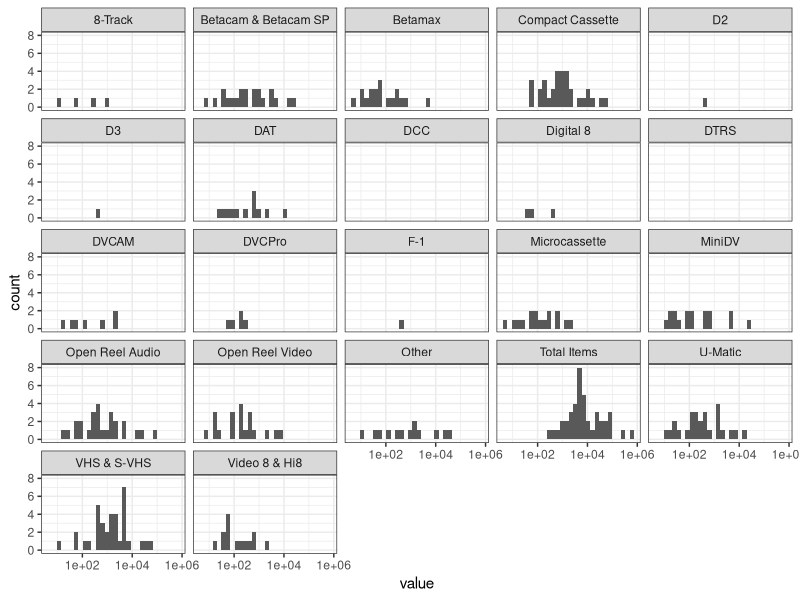
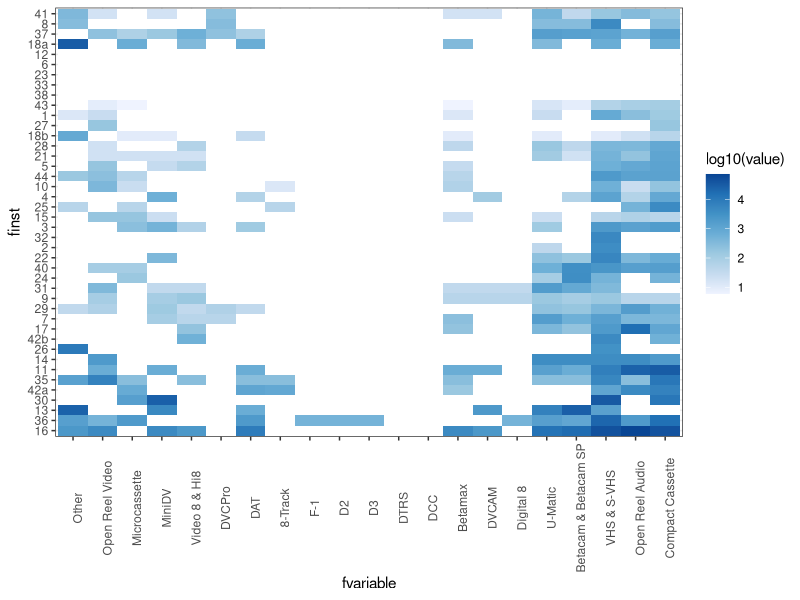
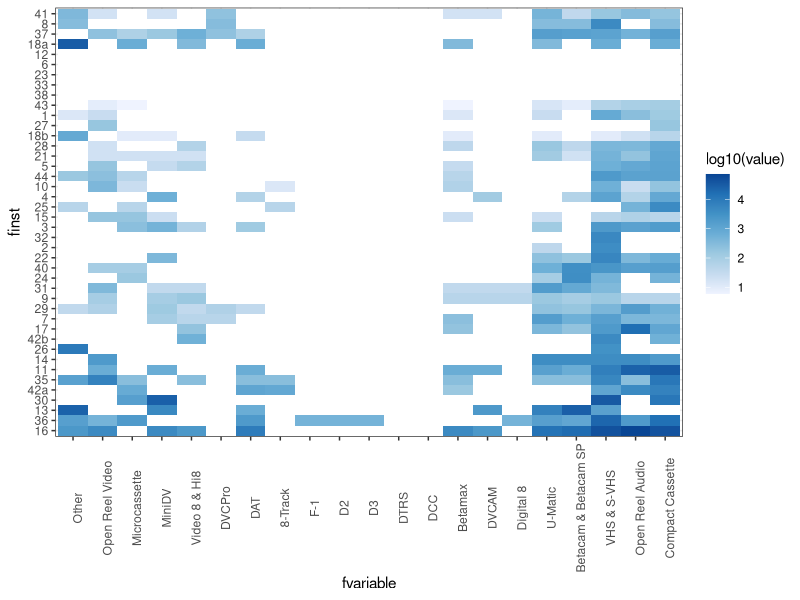

Recreate these plots in R, in order.
library(tidyverse)

datar <- read_csv("RESULTS_V2_181209_Magnetic Media Survey - Some Calculations.csv") %>%
    filter(complete.cases(.)) 

pdatar <- datar %>% 
    gather(variable,value,-`Institution-CollectionKey`) %>%
    mutate(value=as.numeric(value)) 

pdatar %>%
    ggplot()+theme_bw()+
    geom_histogram()+
    scale_x_log10()+
    facet_wrap(~variable)+
    aes(x=value)

matrix_by_inst <- as.matrix(datar[,-c(1,2)])
rownames(matrix_by_inst) <- datar[,1][[1]]
cluster_inst <- hclust(dist(scale(matrix_by_inst))) 

matrix_by_media <- t(as.matrix(datar[,-c(1,2)]))
cluster_media <- hclust(dist(scale(matrix_by_media)))

g <- pdatar %>% filter(variable!="Total Items") %>%
    mutate(fvariable=factor(variable,levels=rownames(matrix_by_media)[cluster_media$order])) %>%
    mutate(finst=factor(`Institution-CollectionKey`,levels=rownames(matrix_by_inst)[cluster_inst$order])) %>%
    ggplot()+theme_bw()+
    aes(x=fvariable,y=finst,fill=log10(value))+
    geom_tile()+
    theme(axis.text.x=element_text(angle=90))+
    scale_fill_distiller(direction=1,na.value="white")
g
ggsave("hawtmap.png",g,width=9,height=7)
